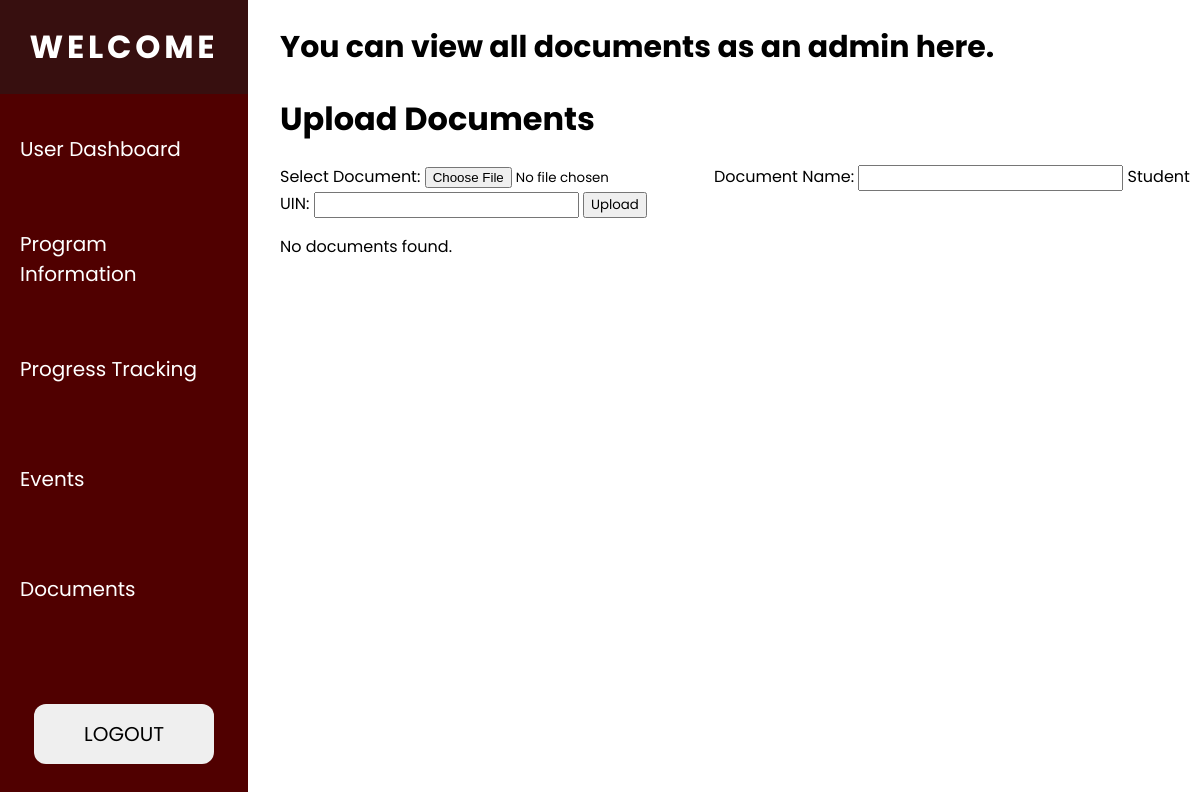
Before: /pages/documents_admin.php (signed in) with the older database file.
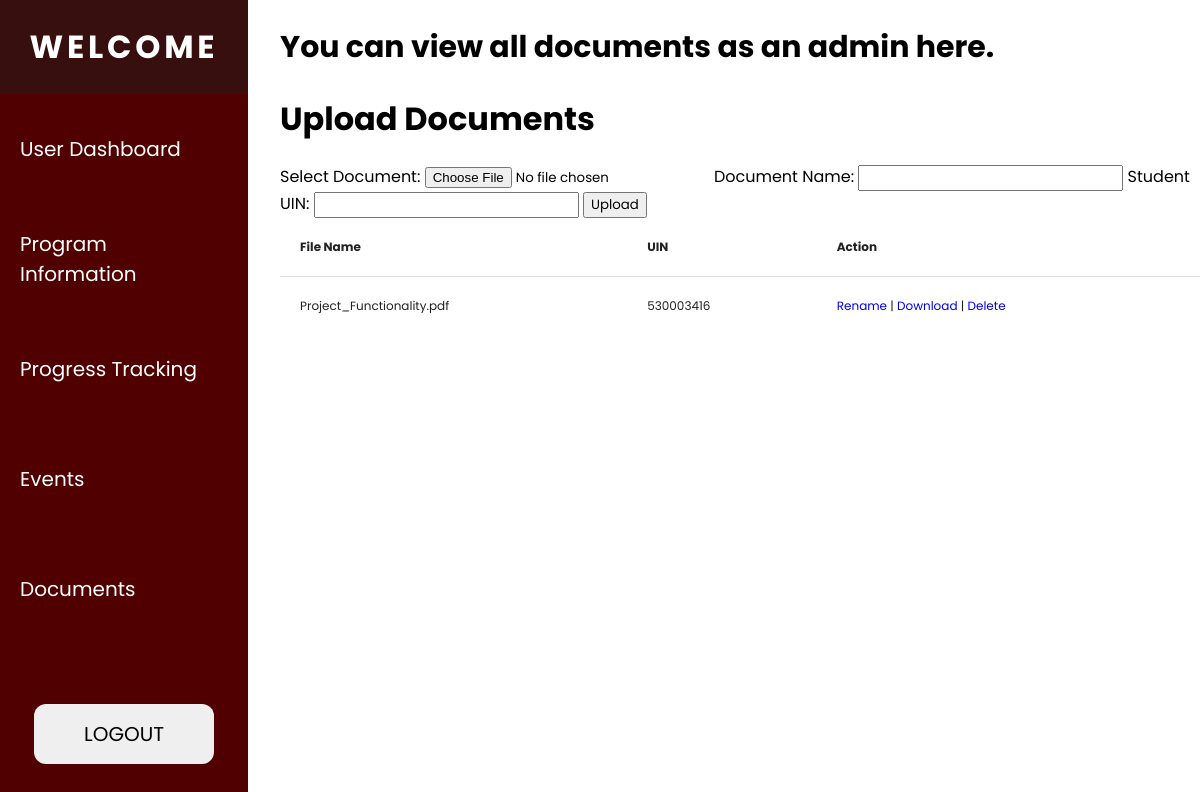
After: the same page with the newer database file.
### tables this page shows
CREATE TABLE `documents` (
  `id` int(11) NOT NULL,
  `file_name` varchar(255) NOT NULL,
  `file` mediumblob NOT NULL,
  `UIN` int(11) NOT NULL
);

### pages/documents_admin.php (the view, shortened to what this page needs)
<?php include '../assets/user_admin_header.php';
include '../assets/navbar.php';
?>
<div class="main-container margin-left-280">
    <h2> You can view all documents as an admin here.</h2>
</div>
<div class="margin-left-280">
    <h1>Upload Documents</h1>
    <form action="<?php echo htmlspecialchars($_SERVER['PHP_SELF']); ?>" method="post" enctype="multipart/form-data">
    <label for="file">Select Document:</label>
    <input type="file" id="file" name="file" required>
    <label for="name">Document Name:</label>
    <input type="text" id="name" name="name" required>
    <label for="name">Student UIN:</label>
    <input type="text" id="uin" name="uin" required>
    <input type="submit" value="Upload">
    </form>
</div>
<div class="margin-left-280">
<?php
  $con = mysqli_connect('localhost', 'root', '', 'cybersecdata');
  $sql = "SELECT * FROM documents";
  $result = mysqli_query($con, $sql);
  if (mysqli_num_rows($result) > 0) {
    echo '<table>';
    echo '<thead>';
    echo '<tr><th>File Name</th><th>UIN</th><th>Action</th></tr>';
    echo '</thead>';
    echo '<tbody>';
    while ($row = mysqli_fetch_assoc($result)) {
      $id = $row['id'];
      $fileName = $row['file_name'];
      $uin = $row['UIN'];
      echo "<tr>";
      echo "<td>$fileName</td>";
      echo "<td>$uin</td>";
      echo "<td>";
      echo "<a href='?action=edit&id=$id'>Rename</a> | ";
      echo "<a href='?action=download&id=$id'>Download</a> | ";
      echo "<a href='?action=delete&id=$id' onclick='return confirm(\"Are you sure you want to delete?\")'>Delete</a>";
      echo "</td>";
      echo "</tr>";
    }
    echo '</tbody>';
    echo '</table>';
  } else {
    echo '<p>No documents found.</p>';
  }
  ?>
</div>

### assets/user_admin_header.php (shortened to what this page needs)
<!DOCTYPE html>
<html>
    <head>
        <link rel="stylesheet" href="../css/navbar.css">
        <link rel="stylesheet" href="../css/modal.css">
        <link rel="stylesheet" href="../css/style.css">
    </head>
    <body>

### assets/navbar.php (shortened to what this page needs)
<nav class="navbar">
        <ul class="navbar-nav">
            <li class="welcome-wrapper">
                <a href="../pages/admin_dashboard.php" class="welcome">WELCOME</a>
            </li>
        <li class="nav-item">
            <a href="../pages/user_admin.php" class="nav-link" >User Dashboard</a>
        </li>
        <li class="nav-item">
            <a href="../pages/program_management.php" class="nav-link">Program Information</a>
        </li>
        <li class="nav-item">
            <a href="#" class="nav-link">Progress Tracking</a>
        </li>
        <li class="nav-item">
            <a href="../pages/event_admin.php" class="nav-link">Events</a>
        </li>
        <li class="nav-item">
            <a href="../pages/documents_admin.php" class="nav-link">Documents</a>
        </li>
        <li class="nav-item">
            <div class="btn-wrapper">
                <form action="../includes/logout.php" method="post">
                    <button type="submit" class="logout-btn">LOGOUT</button>
                </form>
            </div>
    </ul>
</nav>

### css/navbar.css (style rules this page uses)
body { margin: 0; padding: 0; font-family: 'Poppins', sans-serif; }
.navbar { margin: 0; padding: 0; position: fixed; top: 0; width: 248px; height: 100vh; background-color: #500000; }
.welcome { font-weight: bold; font-size: 32px; text-decoration: none; color: white; }
.welcome-wrapper { height: 94px; width: 100%; display: flex; flex-direction: column; align-items: center; justify-content: center; background: rgba(30, 30, 30, 0.50); letter-spacing: 0.3ch; }
.navbar-nav { list-style: none; padding: 0; margin: 0; display: flex; flex-direction: column; align-items: center; height: 100%; font-size: 20px; }
.nav-item { width: 100%; }
.nav-link { text-decoration: none; display: flex; align-items: center; height: 70px; color: white; padding: 20px; }
.btn-wrapper { top: 100%; position: relative; width: 100%; display: flex; flex-direction: column; align-items: center; justify-content: flex-end; }
.logout-btn { border: none; font-family: 'Poppins', sans-serif; width: 180px; height: 60px; border-radius: 12px; display: flex; align-items: center; justify-content: center; font-size: 20px; }

### css/modal.css (style rules this page uses)
* { font-family: 'Poppins', sans-serif; }

### css/style.css (style rules this page uses)
.main-container { margin: 0; padding: 0; font-family: 'Poppins', sans-serif; font-size: 20px; color: black; }
.margin-left-280 { margin-left: 280px; }
a { text-decoration: none; }
table { border-collapse: collapse; width: 100%; }
td, th { text-align: left; font-size: 12px; background-color: white; padding: 20px; color: #222222; }
th { border-bottom: 1px solid #ddd; }

Changed rows visible on the page:
added documents: file_name "Project_Functionality.pdf", UIN "530003416"
Other visible differences:
text no longer shown: "No documents found."
text now shown: "File Name UIN Action"
